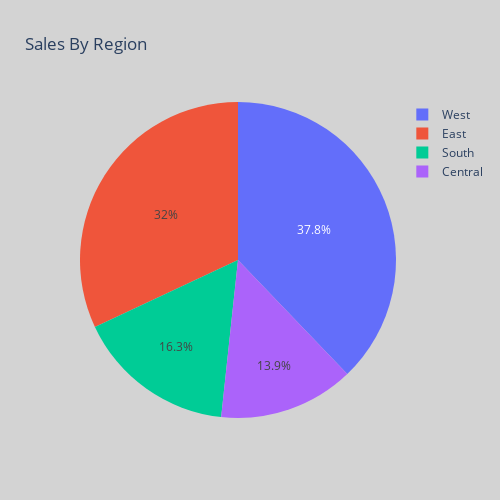

Source (notebook cell):
### Code cell
fig = px.pie(data.groupby("Region")["Profit"].sum(), values="Profit", names=data.groupby("Region").groups.keys(),title="Sales By Region",width=500, height=500)
fig.update_layout(plot_bgcolor='rgba(0,0,0,0)',paper_bgcolor='lightgray')
fig.show()

### Figure 1 — Plotly figure (JSON) as saved in the notebook; plotly's stock layout.template omitted (floating-point values rounded to 4 significant figures)
{"data": [{"domain": {"x": [0, 1], "y": [0, 1]}, "hovertemplate": "label=%{label}<br>Profit=%{value}<extra></extra>", "labels": ["Central", "East", "South", "West"], "legendgroup": "", "name": "", "showlegend": true, "type": "pie", "values": [39660.0, 91510.0, 46750.0, 108300.0]}], "layout": {"height": 500, "legend": {"tracegroupgap": 0}, "paper_bgcolor": "lightgray", "plot_bgcolor": "rgba(0,0,0,0)", "title": {"text": "Sales By Region"}, "width": 500}}
